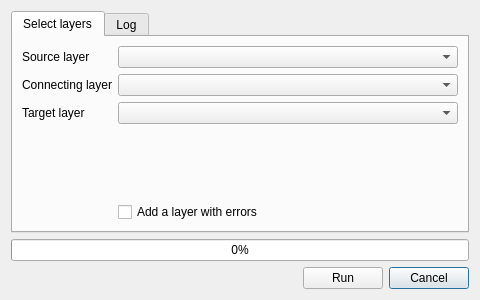
<?xml version="1.0" encoding="UTF-8"?>
<ui version="4.0">
 <class>JoinAttributes</class>
 <widget class="QDialog" name="JoinAttributes">
  <property name="geometry">
   <rect>
    <x>0</x>
    <y>0</y>
    <width>480</width>
    <height>300</height>
   </rect>
  </property>
  <property name="minimumSize">
   <size>
    <width>480</width>
    <height>300</height>
   </size>
  </property>
  <property name="maximumSize">
   <size>
    <width>16777215</width>
    <height>16777215</height>
   </size>
  </property>
  <property name="windowTitle">
   <string>Attributes Join By Line</string>
  </property>
  <property name="modal">
   <bool>false</bool>
  </property>
  <layout class="QGridLayout" name="gridLayout">
   <item row="2" column="0">
    <spacer name="horizontalSpacer">
     <property name="orientation">
      <enum>Qt::Horizontal</enum>
     </property>
     <property name="sizeHint" stdset="0">
      <size>
       <width>40</width>
       <height>20</height>
      </size>
     </property>
    </spacer>
   </item>
   <item row="2" column="2">
    <widget class="QPushButton" name="cancel_button">
     <property name="text">
      <string>Cancel</string>
     </property>
    </widget>
   </item>
   <item row="2" column="1">
    <widget class="QPushButton" name="runButton">
     <property name="text">
      <string>Run</string>
     </property>
     <property name="checkable">
      <bool>false</bool>
     </property>
     <property name="checked">
      <bool>false</bool>
     </property>
    </widget>
   </item>
   <item row="1" column="0" colspan="3">
    <widget class="QProgressBar" name="progressBar">
     <property name="value">
      <number>0</number>
     </property>
    </widget>
   </item>
   <item row="0" column="0" colspan="3">
    <widget class="QTabWidget" name="tabs">
     <property name="toolTip">
      <string/>
     </property>
     <property name="currentIndex">
      <number>0</number>
     </property>
     <property name="tabBarAutoHide">
      <bool>false</bool>
     </property>
     <widget class="QWidget" name="forestry">
      <attribute name="title">
       <string>Select layers</string>
      </attribute>
      <layout class="QGridLayout" name="gridLayout_3">
       <item row="1" column="0">
        <widget class="QLabel" name="label_8">
         <property name="toolTip">
          <string>Connecting layer [Linestring, Multilinestring]</string>
         </property>
         <property name="text">
          <string>Connecting layer</string>
         </property>
        </widget>
       </item>
       <item row="0" column="0">
        <widget class="QLabel" name="label_7">
         <property name="toolTip">
          <string>Source layer [Point]</string>
         </property>
         <property name="whatsThis">
          <string/>
         </property>
         <property name="accessibleDescription">
          <string/>
         </property>
         <property name="text">
          <string>Source layer</string>
         </property>
        </widget>
       </item>
       <item row="0" column="1">
        <widget class="QComboBox" name="sourcelayer">
         <property name="sizePolicy">
          <sizepolicy hsizetype="Expanding" vsizetype="Fixed">
           <horstretch>0</horstretch>
           <verstretch>0</verstretch>
          </sizepolicy>
         </property>
         <property name="toolTip">
          <string>Source layer [Point]</string>
         </property>
        </widget>
       </item>
       <item row="1" column="1">
        <widget class="QComboBox" name="connectinglayer">
         <property name="toolTip">
          <string>Connecting layer [Linestring, Multilinestring]</string>
         </property>
        </widget>
       </item>
       <item row="2" column="0">
        <widget class="QLabel" name="label_9">
         <property name="toolTip">
          <string>Target layer [Point]</string>
         </property>
         <property name="text">
          <string>Target layer</string>
         </property>
        </widget>
       </item>
       <item row="4" column="1">
        <widget class="QCheckBox" name="addLayersWithError">
         <property name="text">
          <string>Add a layer with errors</string>
         </property>
         <property name="checked">
          <bool>false</bool>
         </property>
        </widget>
       </item>
       <item row="2" column="1">
        <widget class="QComboBox" name="targetLayer">
         <property name="toolTip">
          <string>Target layer [Point]</string>
         </property>
        </widget>
       </item>
       <item row="3" column="1">
        <spacer name="verticalSpacer">
         <property name="orientation">
          <enum>Qt::Vertical</enum>
         </property>
         <property name="sizeHint" stdset="0">
          <size>
           <width>20</width>
           <height>40</height>
          </size>
         </property>
        </spacer>
       </item>
      </layout>
     </widget>
     <widget class="QWidget" name="log_tab">
      <attribute name="title">
       <string>Log</string>
      </attribute>
      <layout class="QGridLayout" name="gridLayout_2">
       <item row="0" column="0">
        <widget class="QTableWidget" name="log">
         <property name="sizePolicy">
          <sizepolicy hsizetype="Expanding" vsizetype="Expanding">
           <horstretch>0</horstretch>
           <verstretch>0</verstretch>
          </sizepolicy>
         </property>
         <property name="sizeAdjustPolicy">
          <enum>QAbstractScrollArea::AdjustToContents</enum>
         </property>
         <property name="editTriggers">
          <set>QAbstractItemView::NoEditTriggers</set>
         </property>
         <property name="alternatingRowColors">
          <bool>false</bool>
         </property>
         <property name="verticalScrollMode">
          <enum>QAbstractItemView::ScrollPerItem</enum>
         </property>
         <property name="sortingEnabled">
          <bool>true</bool>
         </property>
         <property name="cornerButtonEnabled">
          <bool>true</bool>
         </property>
         <attribute name="horizontalHeaderVisible">
          <bool>false</bool>
         </attribute>
         <attribute name="horizontalHeaderCascadingSectionResizes">
          <bool>false</bool>
         </attribute>
         <attribute name="horizontalHeaderDefaultSectionSize">
          <number>82</number>
         </attribute>
         <attribute name="horizontalHeaderHighlightSections">
          <bool>false</bool>
         </attribute>
         <attribute name="horizontalHeaderMinimumSectionSize">
          <number>20</number>
         </attribute>
         <attribute name="horizontalHeaderShowSortIndicator" stdset="0">
          <bool>false</bool>
         </attribute>
         <attribute name="horizontalHeaderStretchLastSection">
          <bool>true</bool>
         </attribute>
         <attribute name="verticalHeaderVisible">
          <bool>false</bool>
         </attribute>
         <attribute name="verticalHeaderStretchLastSection">
          <bool>false</bool>
         </attribute>
         <column>
          <property name="text">
           <string>Nowa kolumna</string>
          </property>
         </column>
         <column>
          <property name="text">
           <string>Information</string>
          </property>
         </column>
        </widget>
       </item>
      </layout>
     </widget>
    </widget>
   </item>
  </layout>
 </widget>
 <resources/>
 <connections/>
</ui>
